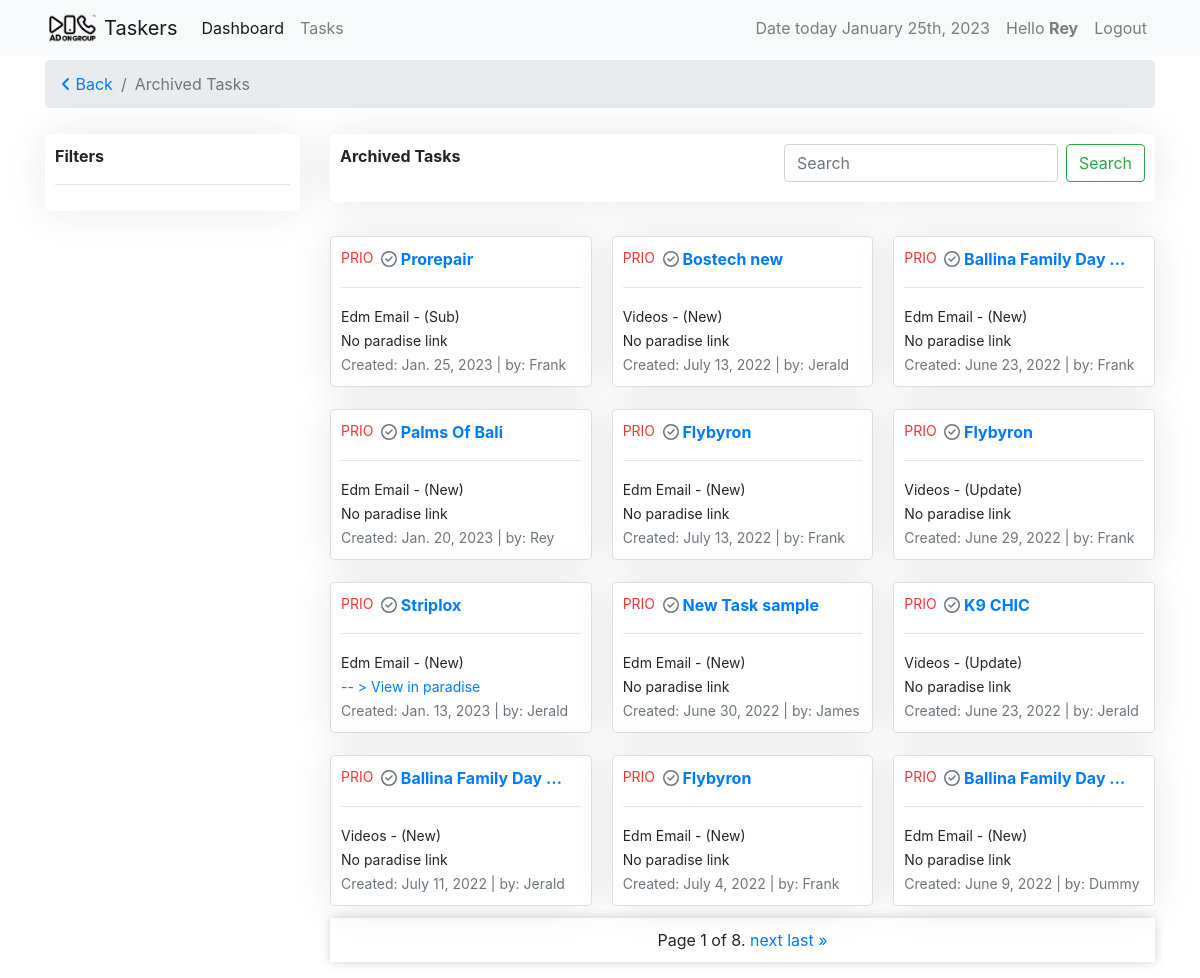
The page /tasks/task-archived (signed in) on the database its author committed.
### tasks/models.py (models this page shows, shortened)
class Task(models.Model):
    slug = models.SlugField(unique=True, null=True, blank=True)
    user = models.ForeignKey(settings.AUTH_USER_MODEL,
                             on_delete=models.CASCADE, verbose_name='designers')
    task_type = models.ForeignKey(
        TaskType, on_delete=models.CASCADE, default=1)
    task_category = models.ForeignKey(
        TaskCategory, on_delete=models.CASCADE, default=1)
    name = models.CharField(max_length=120, verbose_name="Client name")
    paradise_link = models.URLField(
        blank=True, null=True, verbose_name="task link")
    check_list_link = models.URLField(
        max_length=120, verbose_name='check list link', blank=True, null=True)
    is_priority = models.BooleanField(
        default=False, verbose_name="Is Task Priority?", help_text="Checked if task is priority.")
    is_done = models.BooleanField(default=False, verbose_name="Is Task Completed?",
                                  help_text="Note: Checked if you're done.")
    created = models.DateTimeField(auto_now_add=True)
    updated = models.DateTimeField(auto_now=True)
    class Meta:
        ordering = ['-is_priority', 'is_done', '-updated', '-created']

class BaseTime(models.Model):
    created = models.DateTimeField(auto_now_add=True)
    updated = models.DateTimeField(auto_now=True)

class TaskCategory(BaseTime, models.Model):
    name = models.CharField(max_length=120, unique=True)
    task_point = models.FloatField(default=0.0)
    class Meta:
        verbose_name_plural = "Task Categories"
    def __str__(self):
        return self.name

class TaskType(BaseTime, models.Model):
    name = models.CharField(max_length=60)
    task_point = models.FloatField(default=0.0)
    def __str__(self):
        return self.name

### tasks/views.py (the view, shortened to what this page needs)
# urls.py: path('task-archived', views.TasksArchiveView.as_view(), name="taskarchived"),
class TasksArchiveView(View):
    today = timezone.now()
    yesterday = today - timezone.timedelta(days=1)
    template_name = 'tasks_archive_template.html'
    def get(self, request, *args, **kwargs):
        tasks = Task.objects.filter(is_done=True)
        query = request.GET.get('q')
        paginator = Paginator(tasks, 12)
        page_number = request.GET.get('page')
        page_obj = paginator.get_page(page_number)
        context = {'tasks': tasks, 'title': 'archived tasks', 'page_obj': page_obj,}
        return render(request, self.template_name, context)

### tasks/templates/tasks_archive_template.html (shortened to what this page needs)
{% extends 'base.html' %}
{% load crispy_forms_tags %}
{% block content %}
<nav aria-label="breadcrumb">
    <ol class="breadcrumb">
      <li class="breadcrumb-item"><a href="{{request.META.HTTP_REFERER}}"><i class="fa-solid fa-angle-left"></i> Back</a></li>
      <li class="breadcrumb-item active" aria-current="page">{{ title|title }}</li>
    </ol>
</nav>
{% include 'includes/tasks_filter.html' %}
{% endblock %}

### templates/includes/header.html (shortened to what this page needs)
{% load static %}
{% load tz %}
<nav class="navbar navbar-expand-lg navbar-light bg-light">
    <div class="container">
        <a class="navbar-brand" href="{% url 'taskers:userview' %}">
            <img src="{% static 'img/AOG-logo_black.png' %}" width="auto" height="30" class="d-inline-block align-top" alt="">
            Taskers
        </a>
        <div class="collapse navbar-collapse" id="navbarSupportedContent">
        <ul class="navbar-nav mr-auto">
            <li class="nav-item active">
                <a class="nav-link" href="{% url 'dashboards:dashboard' %}">Dashboard</a>
            </li>
            <li class="nav-item">
                <a class="nav-link" href="{% url 'taskers:userview' %}">Tasks <span class="sr-only">(current)</span></a>
            </li>
        </ul>
        <ul class="navbar-nav float-left">
            <li class="nav-item">
                <a class="nav-link" href="#">
                    {% timezone  "Asia/Manila" %}
                        Date today {% now "F jS, Y" %}
                    {% endtimezone  %}
                </a>
            </li>
            <li class="nav-item">
                <a class="nav-link" href="#">Hello <strong>{{ request.user.get_username|title }}</strong></a>
            </li>
            {% if request.user.is_authenticated %}
            <li class="nav-item">
                <a class="nav-link" href="#" data-toggle="modal" data-target="#logoutModalCenter">Logout</a>
            </li>
            {% endif %}
        </ul>
        </div>
    </div>
</nav>

### tasks/templates/includes/tasks_filter.html (shortened to what this page needs)
{% load crispy_forms_tags %}
<div class="row">
    <div class="col-sm-3">
        <div class="card-container">
            <strong>Filters</strong>
            <hr>
        </div>
    </div>
    <div class="col-sm-9">
        <div class="mb-4">
            <div class="card-container">
                <strong>{{ title|title }}</strong>
                <form class="form-inline my-2 my-lg-0 float-right">
                    <input class="form-control mr-sm-2" type="search" placeholder="Search" aria-label="Search" name="q" value="{{ request.GET.q }}">
                    <button class="btn btn-outline-success my-2 my-sm-0" type="submit">Search</button>
                </form>
                <br>
                <br>
            </div>
        </div>
        <div class="card-columns">
            {% for task in page_obj %}
            {% if task %}
            <div class="card card-container">
                <div>
                    <strong>
                        {% if task.is_priority %}
                            <small class="float-left" style="color: rgba(238, 27, 27, 0.884);">
                                PRIO
                            </small>
                        {% endif %}
                        {% if task.is_done %}
                            <i class="fa-regular fa-circle-check text-muted"></i>
                        {% endif %}
                        <a href="{% url 'taskers:taskdetail' task.slug %}">
                            {{ task.name|truncatechars:"20" }}
                        </a>
                    </strong>
                    <hr>
                    <small>
                        {{ task.task_category|title }} - ({{ task.task_type|title }})
                        <br>
                        {% if task.paradise_link %}
                        <a href="{{ task.paradise_link }}"> -- > View in paradise</a>
                        {% else %}
                        No paradise link
                        {% endif %}
                    </small>
                    <br>
                </div>
                <div>
                    <small class="text-muted">Created: {{task.created|date}} | by:
                        {% if request.user.is_superuser %}
                        <a href="{% url 'dashboards:userdetails' task.user.username %}">{{ task.user.username|title }}</a>
                        {% else %}
                        {{ task.user.username|title }}
                        {% endif %}
                    </small>
                </div>
            </div>
            {% else %}
                {{ empty }}
            {% endif %}
            {% endfor %}
        </div>
        <div class="mypagination mb-3">
            <span class="step-links">
                <span class="current">
                    Page {{ page_obj.number }} of {{ page_obj.paginator.num_pages }}.
                </span>
                {% if page_obj.has_next %}
                    <a href="?page={{ page_obj.next_page_number }}">next</a>
                    <a href="?page={{ page_obj.paginator.num_pages }}">last &raquo;</a>
                {% endif %}
            </span>
        </div>
    </div>
</div>

### tasks/static/style.css (style rules this page uses)
.mypagination { display: flex; justify-content: space-evenly; background-color: white; padding: 10px; box-shadow: 0 0 10px rgba(34, 34, 34, 0.20); }
.card-container { background-color: #fff; box-shadow: 0 0 40px rgba(34, 34, 34, .1); padding: 10px; margin-top: 10px; border-radius: 5px; }

### rows shown on the page
Task: is_priority "PRIO", is_done True (drawn), name "Prorepair", task_category "Edm Email", task_type "Sub", shows "No paradise link", created "Jan. 25, 2023", user.username "Frank"
Task: is_priority "PRIO", is_done True (drawn), name "Palms Of Bali", task_category "Edm Email", task_type "New", shows "No paradise link", created "Jan. 20, 2023", user.username "Rey"
Task: is_priority "PRIO", is_done True (drawn), name "Striplox", task_category "Edm Email", task_type "New", created "Jan. 13, 2023", user.username "Jerald"
Task: is_priority "PRIO", is_done True (drawn), name "Ballina Family Day …", task_category "Videos", task_type "New", shows "No paradise link", created "July 11, 2022", user.username "Jerald"
Task: is_priority "PRIO", is_done True (drawn), name "Bostech new", task_category "Videos", task_type "New", shows "No paradise link", created "July 13, 2022", user.username "Jerald"
Task: is_priority "PRIO", is_done True (drawn), name "Flybyron", task_category "Edm Email", task_type "New", shows "No paradise link", created "July 13, 2022", user.username "Frank"
Task: is_priority "PRIO", is_done True (drawn), name "New Task sample", task_category "Edm Email", task_type "New", shows "No paradise link", created "June 30, 2022", user.username "James"
Task: is_priority "PRIO", is_done True (drawn), name "Flybyron", task_category "Edm Email", task_type "New", shows "No paradise link", created "July 4, 2022", user.username "Frank"
Task: is_priority "PRIO", is_done True (drawn), name "Ballina Family Day …", task_category "Edm Email", task_type "New", shows "No paradise link", created "June 23, 2022", user.username "Frank"
Task: is_priority "PRIO", is_done True (drawn), name "Flybyron", task_category "Videos", task_type "Update", shows "No paradise link", created "June 29, 2022", user.username "Frank"
Task: is_priority "PRIO", is_done True (drawn), name "K9 CHIC", task_category "Videos", task_type "Update", shows "No paradise link", created "June 23, 2022", user.username "Jerald"
Task: is_priority "PRIO", is_done True (drawn), name "Ballina Family Day …", task_category "Edm Email", task_type "New", shows "No paradise link", created "June 9, 2022", user.username "Dummy"

### other values the page prints
{{ request.user.get_username|title }} "Rey"
{{ title|title }} "Archived Tasks"
{{ page_obj.number }} "1"
{{ page_obj.paginator.num_pages }} "8"
